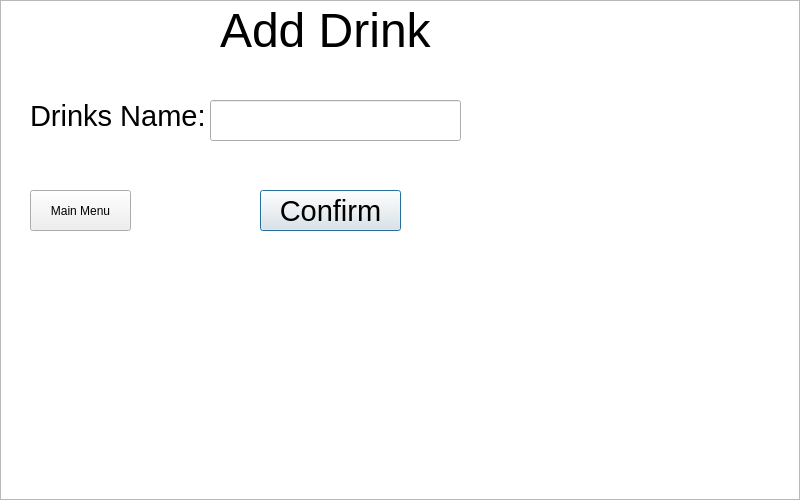
<?xml version="1.0" encoding="UTF-8"?>
<ui version="4.0">
 <class>AddDrinkMenu</class>
 <widget class="QDialog" name="AddDrinkMenu">
  <property name="geometry">
   <rect>
    <x>0</x>
    <y>0</y>
    <width>800</width>
    <height>500</height>
   </rect>
  </property>
  <property name="windowTitle">
   <string>Dialog</string>
  </property>
  <widget class="QTextBrowser" name="textBrowser">
   <property name="geometry">
    <rect>
     <x>0</x>
     <y>0</y>
     <width>800</width>
    <height>500</height>
    </rect>
   </property>
  </widget>
  <widget class="QLabel" name="label">
   <property name="geometry">
    <rect>
     <x>220</x>
     <y>-20</y>
     <width>281</width>
     <height>101</height>
    </rect>
   </property>
   <property name="font">
    <font>
     <pointsize>36</pointsize>
    </font>
   </property>
   <property name="text">
    <string>Add Drink</string>
   </property>
  </widget>
  <widget class="QLineEdit" name="lineAddDrinkName">
   <property name="geometry">
    <rect>
     <x>210</x>
     <y>100</y>
     <width>251</width>
     <height>41</height>
    </rect>
   </property>
   <property name="font">
    <font>
     <pointsize>22</pointsize>
    </font>
   </property>
  </widget>
  <widget class="QLabel" name="label_2">
   <property name="geometry">
    <rect>
     <x>30</x>
     <y>90</y>
     <width>191</width>
     <height>51</height>
    </rect>
   </property>
   <property name="font">
    <font>
     <pointsize>22</pointsize>
    </font>
   </property>
   <property name="text">
    <string>Drinks Name:</string>
   </property>
  </widget>
  <widget class="QPushButton" name="pushButtonAddDrink">
   <property name="geometry">
    <rect>
     <x>260</x>
     <y>190</y>
     <width>141</width>
     <height>41</height>
    </rect>
   </property>
   <property name="font">
    <font>
     <pointsize>22</pointsize>
    </font>
   </property>
   <property name="text">
    <string>Confirm</string>
   </property>
  </widget>
  <widget class="QPushButton" name="pushButton">
   <property name="geometry">
    <rect>
     <x>30</x>
     <y>190</y>
     <width>101</width>
     <height>41</height>
    </rect>
   </property>
   <property name="text">
    <string>Main Menu</string>
   </property>
  </widget>
 </widget>
 <resources/>
 <connections/>
</ui>
